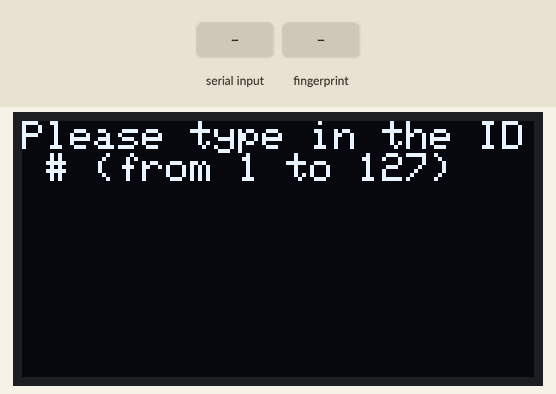
Bench run of a sketch on a simulated ESP8266 (NodeMCU). On the bench: 128×64 one-colour display. The inputs (shaded band) are chosen by the test bench. What the sketch prints to the serial monitor is not drawn.

Above: at 3.3 s.
3.4 s: "90,45\n" received over Serial
At 4.9 s:
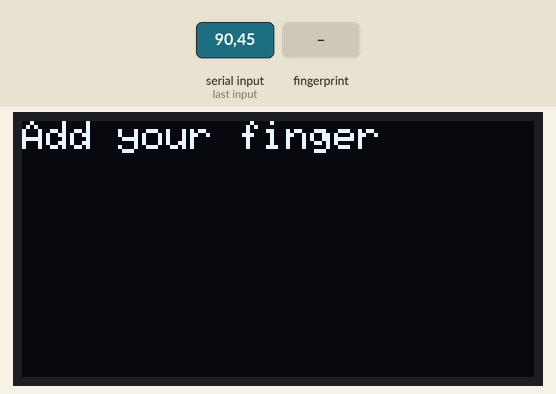
6.0 s: finger stored as number 1 placed on the sensor
At 8.2 s:
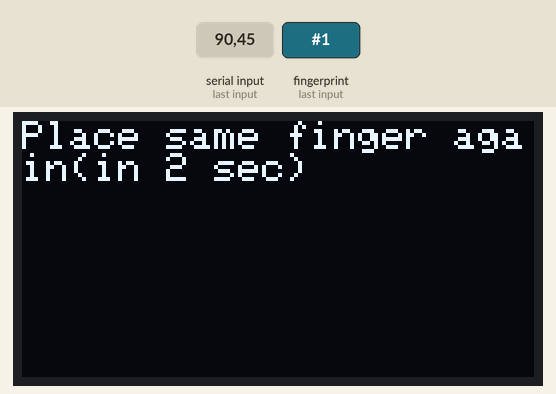
8.8 s: finger stored as number 1 placed on the sensor
At 10.6 s:
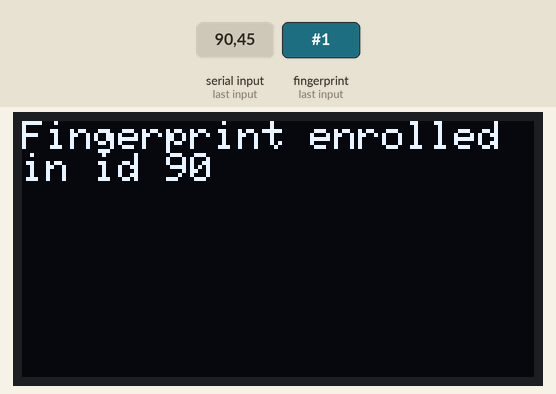
Timing chart, 0 to 12.1 s (numbered marks = the images above; inputs shaded):
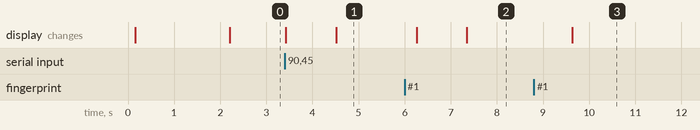

The sketch:

sucessenroll.ino
```cpp
#include <Wire.h>
#include <Adafruit_GFX.h>
#include <Adafruit_SSD1306.h>
#include <Adafruit_Fingerprint.h>
#include <SoftwareSerial.h>
#include <SPI.h>

#define SCREEN_WIDTH 128
#define SCREEN_HEIGHT 64
#define SCREEN_ADDRESS 0x3C

Adafruit_SSD1306 display(SCREEN_WIDTH, SCREEN_HEIGHT, &Wire, -1); // -1 indicates no reset pin

SoftwareSerial mySerial(D5, D6);  // RX, TX for fingerprint sensor
Adafruit_Fingerprint finger = Adafruit_Fingerprint(&mySerial);
uint8_t id;
void setup()
{
  Serial.begin(115200);
  while (!Serial);  // For Yun/Leo/Micro/Zero/...
  delay(100);
  Serial.println("Fingerprint Enrollment with OLED Display");

  // OLED Display Initialization
  if(!display.begin(SSD1306_SWITCHCAPVCC, SCREEN_ADDRESS)) {
    Serial.println(F("SSD1306 allocation failed"));
    for(;;); // Don't proceed, loop forever
  }

  display.clearDisplay(); // Clear the display buffer.
  display.setTextSize(2);
  display.setTextColor(SSD1306_WHITE);
  display.setCursor(0, 0);
  display.println(F("Fingerprint Enroll"));
  display.display();
  delay(2000);
  display.clearDisplay();

  // Fingerprint Sensor Initialization
  mySerial.begin(57600);
  delay(5);
  if (finger.verifyPassword())
  {
    Serial.println("Found fingerprint sensor!");
  } else
  {
    Serial.println("Did not find fingerprint sensor :(");
    while (1)
    {
      delay(1);
    }
  }
  Serial.println(F("Reading sensor parameters"));
  finger.getParameters();
  Serial.print(F("Status: 0x")); Serial.println(finger.status_reg, HEX);
  Serial.print(F("Sys ID: 0x")); Serial.println(finger.system_id, HEX);
  Serial.print(F("Capacity: ")); Serial.println(finger.capacity);
  Serial.print(F("Security level: ")); Serial.println(finger.security_level);
  Serial.print(F("Device address: ")); Serial.println(finger.device_addr, HEX);
  Serial.print(F("Packet len: ")); Serial.println(finger.packet_len);
  Serial.print(F("Baud rate: ")); Serial.println(finger.baud_rate);
}
uint8_t readnumber(void)
{
  uint8_t num = 0;

  while (num == 0)
  {
    while (! Serial.available());
    num = Serial.parseInt();
  }
  return num;
}


void loop()
{
  Serial.println("Ready to enroll a fingerprint!");
  Serial.println("Please type in the ID # (from 1 to 127) you want to save this finger as...");
  display.clearDisplay(); // Clear the display buffer.
  display.setTextSize(1.3);
  display.setTextColor(SSD1306_WHITE);
  display.setCursor(0, 0);
  display.println("Please type in the ID # (from 1 to 127)");
  display.display();
  delay(1000);
  display.clearDisplay();
  id = readnumber();
  if (id == 0) {// ID #0 not allowed, try again!
     return;
  }
  Serial.print("Enrolling ID #");
  Serial.println(id);
  display.clearDisplay(); // Clear the display buffer.
  display.setTextSize(1.3);
  display.setTextColor(SSD1306_WHITE);
  display.setCursor(0, 0);
  display.print("Enrolling id ");
  display.println(id);
  display.display();
  delay(1000);
  display.clearDisplay();

  while (!  enrollFingerprint() );
}
bool enrollFingerprint()
{
  uint8_t p = finger.getImage();
  switch (p)
  {
    case FINGERPRINT_OK:
      Serial.println("Image taken");
      break;
    case FINGERPRINT_NOFINGER:
      Serial.println("No finger detected");
      display.clearDisplay(); // Clear the display buffer.
      display.setTextSize(1.3);
      display.setTextColor(SSD1306_WHITE);
      display.setCursor(0, 0);
      display.println("Add your finger");
      display.display();
      return false;
    case FINGERPRINT_PACKETRECIEVEERR:
      Serial.println("Communication error");
      return false;
    case FINGERPRINT_IMAGEFAIL:
      Serial.println("Imaging error");
      return false;
    default:
      Serial.println("Unknown error");
      return false;
  }

  // OK success!
  p = finger.image2Tz(1);
  switch (p) {
    case FINGERPRINT_OK:
      Serial.println("Image converted");
      break;
    case FINGERPRINT_IMAGEMESS:
      Serial.println("Image too messy");
      return false;
    case FINGERPRINT_PACKETRECIEVEERR:
      Serial.println("Communication error");
      return false;
    case FINGERPRINT_FEATUREFAIL:
      Serial.println("Could not find fingerprint features");
      return false;
    case FINGERPRINT_INVALIDIMAGE:
      Serial.println("Could not find fingerprint features");
      return false;
    default:
      Serial.println("Unknown error");
      return false;
  }

  // OK converted!
  Serial.println("Remove finger");
  display.clearDisplay();
  display.setTextSize(1.5);
  display.setTextColor(SSD1306_WHITE);
  display.setCursor(0, 0);
  display.println("Remove finger");
  display.display();
  delay(1000);

  p = 0;
  while (p != FINGERPRINT_NOFINGER)
  {
    p = finger.getImage();
  }

  Serial.println("Place same finger again");
  display.clearDisplay();
  display.setTextSize(1.2);
  display.setTextColor(SSD1306_WHITE);
  display.setCursor(0, 0);
  display.println("Place same finger again(in 2 sec)");
  display.display();
  delay(2000);

  p = finger.getImage();
  if (p != FINGERPRINT_OK) {
    Serial.println("Error capturing fingerprint");
    return false;
  }

  // OK success!
  p = finger.image2Tz(2);
  switch (p)
  {
    case FINGERPRINT_OK:
      Serial.println("Image converted");
      break;
    case FINGERPRINT_IMAGEMESS:
      Serial.println("Image too messy");
      return false;
    case FINGERPRINT_PACKETRECIEVEERR:
      Serial.println("Communication error");
      return false;
    case FINGERPRINT_FEATUREFAIL:
      Serial.println("Could not find fingerprint features");
      return false;
    case FINGERPRINT_INVALIDIMAGE:
      Serial.println("Could not find fingerprint features");
      return false;
    default:
      Serial.println("Unknown error");
      return false;
  }
  Serial.print("Enrolling ID #");
  Serial.println(id);

  p = finger.createModel();
  if (p == FINGERPRINT_OK)
  {
    p = finger.storeModel(id);
    if (p == FINGERPRINT_OK) {
      Serial.println("Fingerprint enrolled successfully!");
      display.clearDisplay();
      display.setTextSize(1.3);
      display.setTextColor(SSD1306_WHITE);
      display.setCursor(0, 0);
      display.print(F("Fingerprint enrolled in id "));
      display.print(id);
      display.display();
      delay(3000);
      return true;
    } else {
      Serial.println("Error storing fingerprint");
      return false;
    }
  }
  else
  {
    Serial.println("Error enrolling fingerprint");
    return false;
  }
}

  // OK converted!
  
```

Measured:
- after the input at 3.4 s, the display: first changes at once (image 1 shows a later state)
- after the input at 6.0 s, the display: first changes after 0.26 s (image 2 shows a later state)
- after the input at 8.8 s, the display: changes after 0.83 s (image 3)
